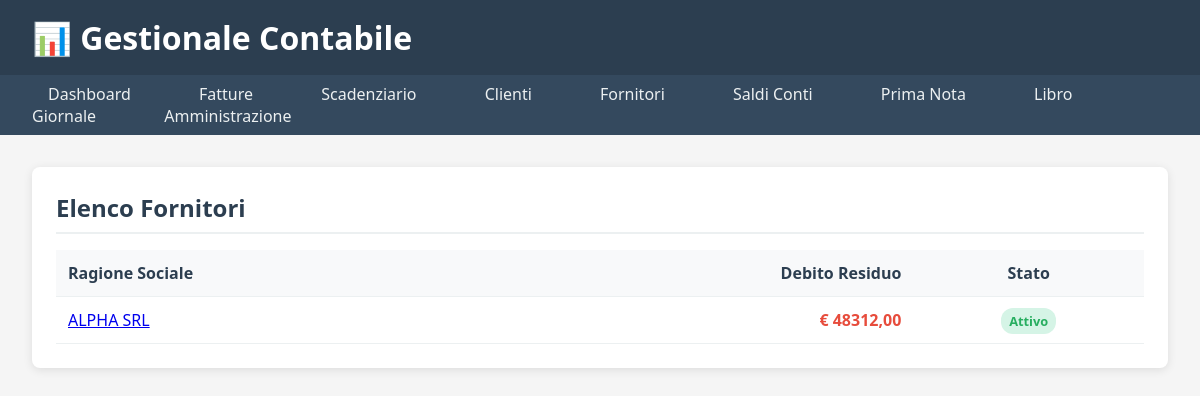
/fornitori/, run on the app's committed database.
### fornitori/models.py (models this page shows, shortened)
class Fornitore(models.Model):
    ragione_sociale = models.CharField(max_length=200, verbose_name="Ragione Sociale")
    indirizzo = models.CharField(max_length=255, verbose_name="Indirizzo", blank=True)
    citta = models.CharField(max_length=100, verbose_name="Città", blank=True)
    cap = models.CharField(max_length=5, verbose_name="CAP", blank=True, validators=[RegexValidator(r'^\d{5}$', 'Il CAP deve avere 5 numeri')])
    provincia = models.CharField(max_length=2, verbose_name="Provincia", blank=True, help_text="Sigla provincia (es: MI)")
    partita_iva = models.CharField(
        max_length=11,
        verbose_name="Partita IVA",
        unique=True,
        validators=[RegexValidator(r'^\d{11}$', 'La P.IVA deve avere 11 numeri')]
    )
    codice_fiscale = models.CharField(max_length=16, verbose_name="Codice Fiscale", blank=True)
    email = models.EmailField(verbose_name="Email", blank=True)
    telefono = models.CharField(max_length=20, verbose_name="Telefono", blank=True)
    STATO_FORNITORE = [
        ('attivo', 'Attivo'),
        ('inattivo', 'Inattivo'),
        ('bloccato', 'Bloccato'),
    ]
    stato = models.CharField(max_length=10, choices=STATO_FORNITORE, default='attivo', verbose_name="Stato Fornitore")
    class Meta:
        verbose_name = "Fornitore"
        verbose_name_plural = "Fornitori"
        ordering = ['ragione_sociale']

### fornitori/views.py (the view)
# urls.py: path('', views.lista_fornitori, name='lista_fornitori'),
def lista_fornitori(request):
    fornitori = Fornitore.objects.filter(stato='attivo').annotate(
        total_acquistato=Coalesce(Sum('fatture_acquisto__importo_totale', distinct=True), Decimal('0.00')),
        total_iva=Coalesce(Sum(F('fatture_acquisto__importo_totale') * F('fatture_acquisto__aliquota_iva') / 100, distinct=True), Decimal('0.00')),
        total_pagato=Coalesce(Sum('fatture_acquisto__scadenze_acquisto__pagamenti__importo_pagato'), Decimal('0.00'))
    ).annotate(
        debito_calcolato=(F('total_acquistato') + F('total_iva')) - F('total_pagato')
    ).order_by('ragione_sociale')
    context = {
        'fornitori': fornitori,
        'titolo_pagina': 'Elenco Fornitori'
    }
    return render(request, 'fornitori/lista_fornitori.html', context)

### templates/fornitori/lista_fornitori.html
{% extends "base.html" %} {% block content %}
<div class="section">
  <h2>{{ titolo_pagina }}</h2>
  <table class="table">
    <thead>
      <tr>
        <th>Ragione Sociale</th>
        <th style="text-align: right">Debito Residuo</th>
        <th style="text-align: center">Stato</th>
      </tr>
    </thead>
    <tbody>
      {% for fornitore in fornitori %}
      <tr>
        <td>
          <a href="{% url 'fornitori:dettaglio_fornitore' fornitore.pk %}"
            >{{ fornitore.ragione_sociale }}</a
          >
        </td>
        <td
          style="text-align: right; {% if fornitore.debito_calcolato > 0 %}font-weight: bold; color: #e74c3c;{% endif %}"
        >
          € {{ fornitore.debito_calcolato|floatformat:2 }}
        </td>
        <td style="text-align: center">
          <span
            class="badge {% if fornitore.stato == 'attivo' %}success{% else %}danger{% endif %}"
          >
            {{ fornitore.get_stato_display }}
          </span>
        </td>
      </tr>
      {% empty %}
      <tr>
        <td colspan="3">Nessun fornitore trovato.</td>
      </tr>
      {% endfor %}
    </tbody>
  </table>
</div>
{% endblock %}

### templates/base.html (style rules this page uses)
* { margin: 0; padding: 0; box-sizing: border-box; }
body { font-family: "Segoe UI", Tahoma, Geneva, Verdana, sans-serif; background: #f5f5f5; color: #333; }
.section { background: white; padding: 1.5rem; border-radius: 8px; box-shadow: 0 2px 10px rgba(0, 0, 0, 0.1); margin-bottom: 2rem; }
.section h2 { color: #2c3e50; margin-bottom: 1rem; border-bottom: 2px solid #ecf0f1; padding-bottom: 0.5rem; }
.table { width: 100%; border-collapse: collapse; }
.table th, .table td { padding: 0.75rem; text-align: left; border-bottom: 1px solid #ecf0f1; }
.table th { background: #f8f9fa; font-weight: 600; color: #2c3e50; }
.badge { padding: 0.25rem 0.5rem; border-radius: 12px; font-size: 0.8rem; font-weight: bold; }
.badge.success { background: #d5f4e6; color: #27ae60; }

### data on the page
Fornitore: ragione_sociale "ALPHA SRL", debito_calcolato "48312,00", stato "Attivo"

### other printed values
{{ titolo_pagina }} "Elenco Fornitori"
